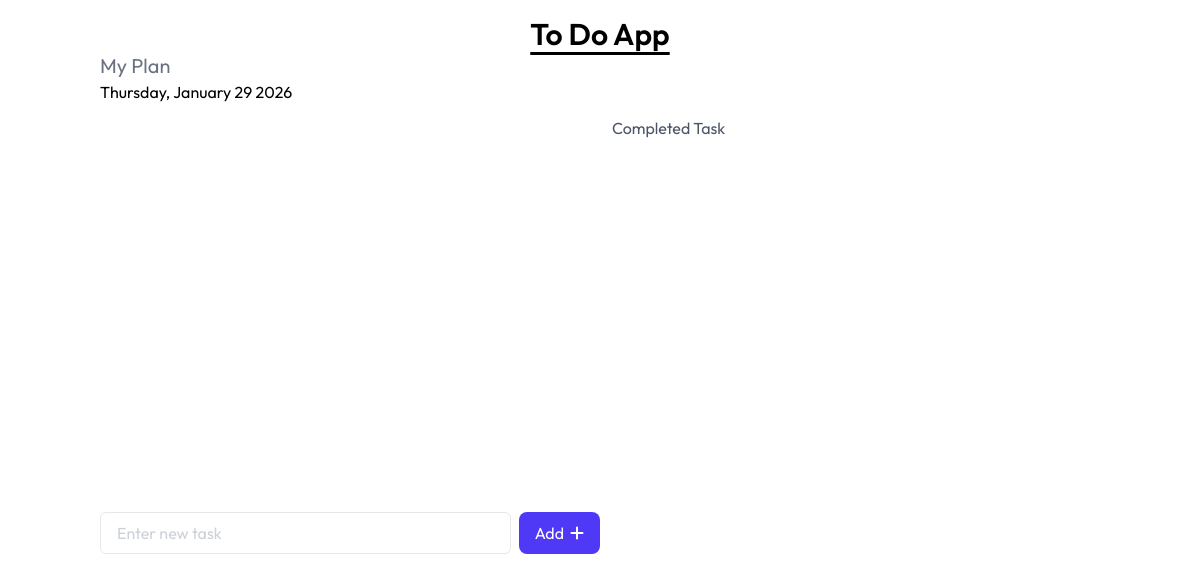
The app's page /, older data.
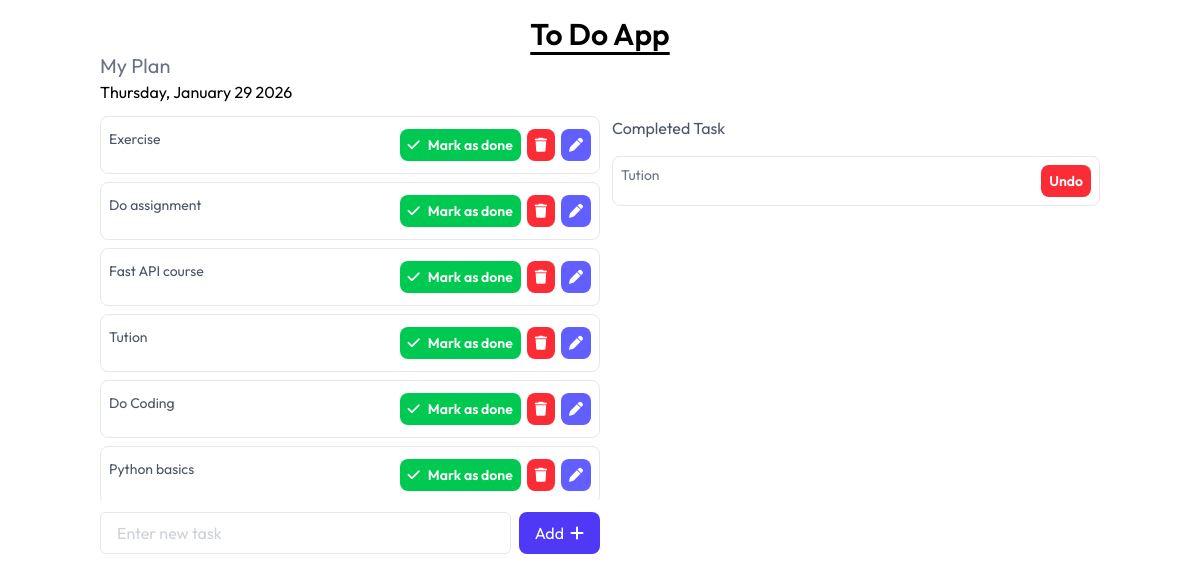
The same page, newer data.
### todo/models.py (models this page shows, shortened)
class Tasks(models.Model):
    task = models.CharField(max_length=250)
    is_completed=models.BooleanField(default=False)
    created_at=models.DateTimeField(auto_now_add=True)
    updated_at=models.DateTimeField(auto_now=True)

### Todo_main/views.py (the view)
# urls.py: path('',views.home,name="home"),
def home(request):
   completed_tasks=Tasks.objects.filter(is_completed=True).order_by('-updated_at')
   incomplete_tasks=Tasks.objects.filter(is_completed=False).order_by('-created_at')
   context={
      'comp_task':completed_tasks,
      'incomp_task':incomplete_tasks
   }
   return render(request,'home.html',context)

### templates/home.html (shortened to what this page needs)
{% extends 'base.html' %}
{% block content %}
  <h1 class="text-3xl font-semibold text-center mt-4 underline underline-offset-7">To Do App</h1>
  <div class="flex flex-col w-10/12 mx-auto">
    <h2 class="text-xl text-gray-500">My Plan</h2>
    <span>{% now 'l, F d Y' %}</span>
    <div class="w-full flex mt-3 gap-3 max-sm:flex-col">
      <div class="w-1/2 max-sm:w-full flex flex-col overflow-x-scroll overflow-y-scroll gap-2 h-96">
        {% for task in incomp_task %}
          <div class="py-3 px-2 border border-gray-200 rounded-lg flex max-sm:flex-col sm:justify-between">
            <span class="text-sm text-gray-600">{{ task.task }}</span>
            <div class="flex gap-1.5">
              <a href="{% url 'mark_task_done' task.id %}" class="px-2 py-1.5 rounded-mg cursor-pointer inline-flex items-center rounded-lg transition-all transform bg-green-500 text-white text-sm font-semibold ease-in hover:bg-green-600 active:scale-95"><i class="fa-solid fa-check"></i><span class="ml-2">Mark as done</span></a>
              <a href="{% url 'delete_task' task.id %}" class="px-2 py-1.5 rounded-mg cursor-pointer inline-flex items-center rounded-lg transition-all transform ease-in bg-red-500 text-white text-sm font-semibold active:scale-95 hover:bg-red-700"><i class="fa-solid fa-trash"></i></a>
              <a href="{% url 'edit_task' task.id %}" class="px-2 py-1.5 rounded-mg cursor-pointer inline-flex items-center rounded-lg transition-all transform ease-in bg-indigo-500 text-white text-sm font-semibold active:scale-95 hover:bg-indigo-600"><i class="fa-solid fa-pen"></i></a>
            </div>
          </div>
        {% endfor %}
      </div>
      <div class="flex-1 flex flex-col gap-4 overflow-x-hidden overflow-y-scroll h-96">
        <h2 class="text-gray-600">Completed Task</h2>
        {% for task in comp_task %}
          <div class="flex flex-col w-full gap-2">
            <div class="border border-gray-200 rounded-lg p-2 w-full flex justify-between">
              <p class="text-sm text-gray-500">{{ task.task }}</p>
              <a href="{% url 'mark_task_undone' task.id %}" class="px-2 py-1.5 rounded-mg cursor-pointer inline-flex items-center rounded-lg transition-all transform ease-in bg-red-500 text-white text-sm font-semibold active:scale-95 hover:bg-red-700">Undo</a>
            </div>
          </div>
        {% endfor %}
      </div>
    </div>
    <form action="{% url 'add_task' %}" method="post" class="w-1/2 gap-2 flex mt-3">
      <input type="text" name="task" placeholder="Enter new task" class="flex-1 border border-gray-200 rounded-md text-gray-400 p-2 w-full outline-none pl-4" />
      <button type="submit" class="px-4 py-2 bg-indigo-600 rounded-lg gap-1.5 text-white inline-flex items-center cursor-pointer">Add <i class="fa-solid fa-plus"></i></button>
    </form>
  </div>
{% endblock %}

### templates/base.html (shortened to what this page needs)
{% load static %}
<html lang="en">
  <head>
    <link rel="stylesheet" href="https://cdnjs.cloudflare.com/ajax/libs/font-awesome/6.5.1/css/all.min.css" />
    <link rel="stylesheet" href="{% static 'src/css/output.css' %}" />
  </head>
  <body class="font-sans">
    {% block content %}{% endblock %}
  </body>
</html>

Row changes from the older to the newer data that the page shows:
added Tasks: task "Exercise", shown under "My Plan"
added Tasks: task "Do assignment", shown under "My Plan"
added Tasks: task "Fast API course", shown under "My Plan"
added Tasks: task "Tution", shown under "My Plan"
added Tasks: task "Do Coding", shown under "My Plan"
added Tasks: task "Python basics", shown under "My Plan"
added Tasks: task "Tution", shown under "Completed Task"
